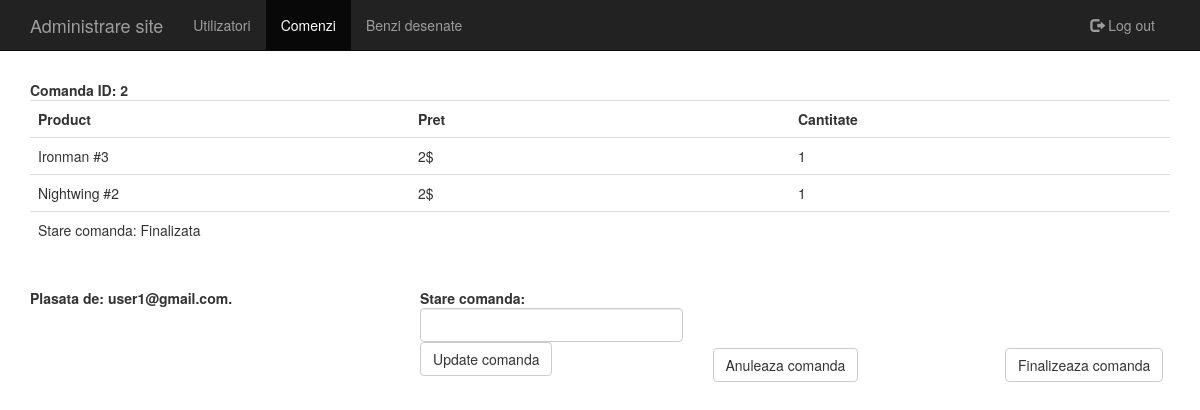
The page /comenzi.php (signed in) on the database its author committed.
### tables this page shows
CREATE TABLE `comenzi` (
  `id_comanda` int(11) NOT NULL,
  `id_user` int(11) NOT NULL,
  `id_mp` int(11) NOT NULL,
  `id_ml` int(11) NOT NULL,
  `data_comanda` date NOT NULL,
  `pret` int(11) NOT NULL,
  `stare_comanda` varchar(55) NOT NULL
);

CREATE TABLE `numere_comenzi` (
  `id_nr_comenzi` int(11) NOT NULL,
  `id_comanda` int(11) NOT NULL,
  `id_nr` int(11) NOT NULL,
  `cantitate` int(11) NOT NULL
);

CREATE TABLE `numere` (
  `id_nr` int(11) NOT NULL,
  `id_bd` int(11) NOT NULL,
  `id_furnizor` int(11) NOT NULL,
  `nume_numar` varchar(55) NOT NULL,
  `issue_nr` int(11) NOT NULL,
  `data_aparitie` date NOT NULL,
  `pret` int(11) NOT NULL,
  `cantitate` int(11) NOT NULL
);

CREATE TABLE `users` (
  `id_user` int(11) NOT NULL,
  `email` varchar(55) NOT NULL,
  `password` varchar(55) NOT NULL,
  `nume` varchar(55) NOT NULL,
  `prenume` varchar(55) NOT NULL,
  `nr_telefon` int(10) NOT NULL,
  `address` varchar(55) NOT NULL
);

### comenzi.php (the view, shortened to what this page needs)
<!DOCTYPE html>
<html>
	<head>
		<link href="css/bootstrap.min.css" rel="stylesheet">
	</head>
	<body>
	<div class="row">
	<nav class ="navbar navbar-inverse navbar-fixed-top">
		<div class="container-fluid">
			<div class="col-md-10">
				<div class="navbar-header">
					<a class="navbar-brand" href="admin.php">Administrare site</a>
				</div>
				<ul class="nav navbar-nav">
					<li><a href="users.php">Utilizatori</a></li>
					<li class="active"><a href="comenzi.php">Comenzi</a></li>
					<li><a href="banda_desenata.php">Benzi desenate</a></li>
				</ul>
			</div>
			<div class="col-md-2">
				<div class="navbar-header pull-right">
					<ul class="nav navbar-nav pull-right">
						<li class="pull-right"><a class="nav navbar-nav" href="logout.php">
						<span class="glyphicon glyphicon-log-out"></span> Log out</a></li>
					</ul>
				</div>
			</div>
		</div>
	</nav>
	<br><br><br><br>
	</div>
	</body>
</html>
<?php
	$link = mysqli_connect("localhost", "root") or die(mysqli_error());
	mysqli_select_db($link, "database") or die("Cannot connect to database!");
	$sql = "SELECT DISTINCT id_comanda,stare_comanda FROM comenzi";
	$query = mysqli_query($link, $sql);
	while($row = mysqli_fetch_array($query, MYSQLI_ASSOC))
	{
		$id_comanda    = $row['id_comanda'];
		$stare_comanda = $row['stare_comanda'];
		$sql_table = "SELECT id_comanda,id_nr,cantitate FROM numere_comenzi WHERE id_comanda='$id_comanda'";
		$query_table = mysqli_query($link, $sql_table);
		Print "<div class='container'>
				<b>Comanda ID: $id_comanda</b><br>";
		Print "
				<table class='table'>
				 <tr>
					<th width='200'>Product</th>
					<th width='200'>Pret</th>
					<th width='200'>Cantitate</th>
				 </tr>";
		while($row_table = mysqli_fetch_array($query_table, MYSQLI_ASSOC))
		{
			$id_nr     = $row_table['id_nr'];
			$cantitate = $row_table['cantitate'];
			$sql = "SELECT nume_numar,pret FROM numere WHERE id_nr='$id_nr'";
			$query_name = mysqli_query($link, $sql);
			$row_name   = mysqli_fetch_array($query_name, MYSQLI_ASSOC);
			$nume_numar = strval($row_name['nume_numar']);
			$pret       = $row_name['pret'];
			Print "<tr>
					<td width='200'>$nume_numar</td>
					<td>$pret\$</td>
					<td>$cantitate</td>
				   </tr>";
		}
		$sql = "SELECT email FROM users
		WHERE id_user=(SELECT id_user FROM comenzi WHERE id_comanda='$id_comanda')";
		$query_email = mysqli_query($link, $sql);
		$row_email = mysqli_fetch_array($query_email, MYSQLI_ASSOC);
		$email = strval($row_email['email']);
		Print "<tr>
				 <td>Stare comanda: $stare_comanda</td>
				 <td></td>
				 <td></td>
			   </tr>
				</table>";
		Print "<br>
			   <div class='row'>
				  <div class='col-md-4'>
					<b>Plasata de: $email.</b>
				  </div>
				  <div class='col-md-3'>
				  <form action='update_comanda.php' method='POST'>
					<b>Stare comanda:</b>
					<input class='form-control' type='text' name='stare_comanda' required='required'></input>
					<input type='hidden' name='id_comanda' value='$id_comanda'></input>
					<button type='submit' class='btn btn-default'>Update comanda</button>
				  </form>
				  </div>
				  <div class='col-md-3'>
					<br><br><br>
					<form action='sterge_comanda.php' method='POST'>
						<input type='hidden' name='id_comanda' value='$id_comanda'></input>
						<input type='hidden' name='stare_comanda' value='$stare_comanda'></input>
						<button type='submit' class='btn btn-default'>Anuleaza comanda</button>
					</form>
				  </div>
				  <div class='col-md-2'>
					<br><br><br>
					<form action='finalizeaza_comanda.php' method='POST'>
						<input type='hidden' name='id_comanda' value='$id_comanda'></input>
						<button type='submit' class='btn btn-default'>Finalizeaza comanda</button>
					</form>
				  </div>
			    </div>
			</div><br><br><br>";
	}
?>

### rows shown on the page
comenzi: id_comanda "2", stare_comanda "Finalizata", id_user.email "user1@gmail.com"
numere_comenzi: id_nr.nume_numar "Ironman #3", id_nr.pret "2", cantitate "1"
numere_comenzi: id_nr.nume_numar "Nightwing #2", id_nr.pret "2", cantitate "1"
